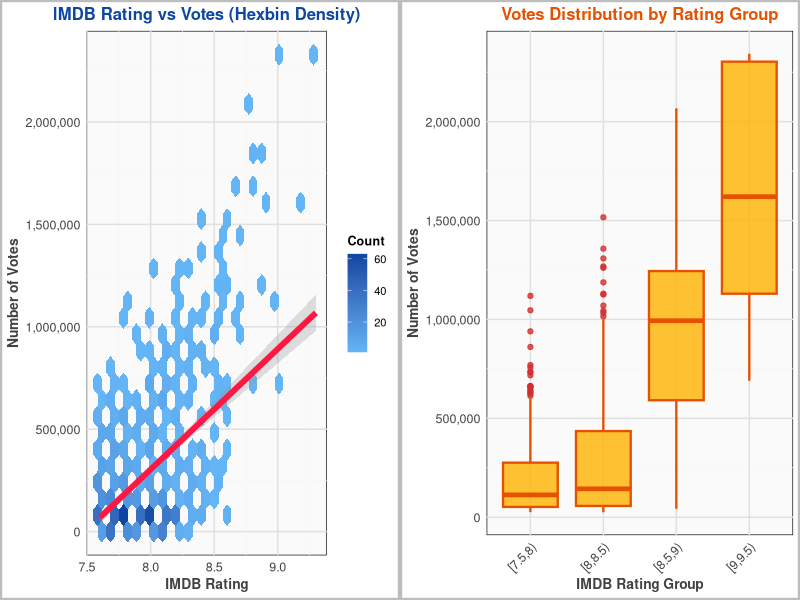
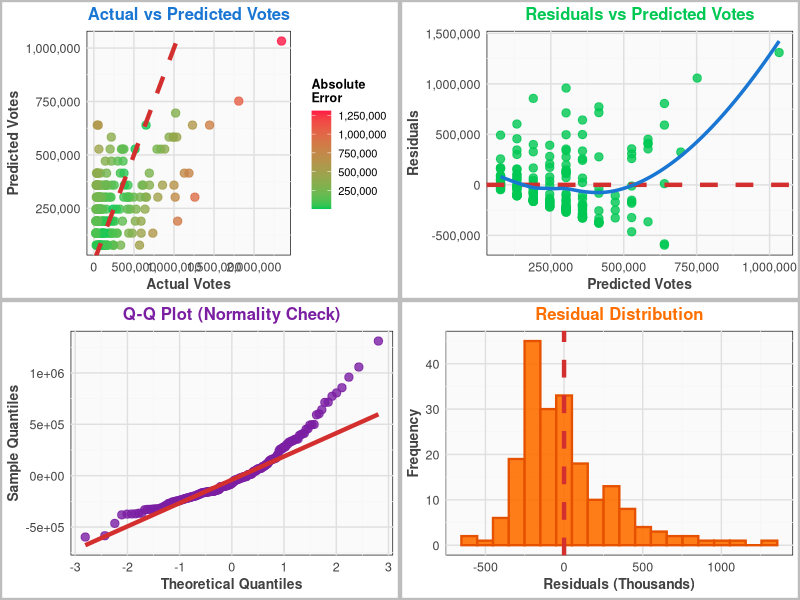

Write R code to recreate these figures, in order.
## ---- chunk 1
knitr::opts_chunk$set(
  echo = FALSE, 
  message = FALSE, 
  warning = FALSE, 
  fig.align = "center",
  fig.width = 8,
  fig.height = 3.5
)

# Load packages
library(ggplot2)
library(dplyr)
library(gridExtra)
library(caret)
library(Metrics)
library(scales)
library(grid)
library(hexbin)
library(knitr)
library(kableExtra)

# Load data
movies <- read.csv("Dataset.csv")
colnames(movies) <- c("Title", "Rating", "Votes")
movies$Rating <- as.numeric(movies$Rating)
movies$Votes <- as.numeric(movies$Votes)
## ---- chunk 2
# Display first 10 rows of the dataset
kable(head(movies, 10), 
      col.names = c("Movie Title", "IMDB Rating", "Number of Votes"),
      align = c("l", "c", "r"),
      caption = "First 10 Movies from the Dataset") %>%
  kable_styling(bootstrap_options = c("striped", "condensed"), 
                full_width = FALSE,
                font_size = 8)
## ---- chunk 3
correlation <- round(cor(movies$Rating, movies$Votes), 3)
## ---- chunk 4
p1 <- ggplot(movies, aes(x = Rating, y = Votes)) +
  geom_hex(bins = 25) +
  geom_smooth(method = "lm", color = "#FF1744", se = TRUE, linewidth = 2, alpha = 0.3) +
  scale_fill_gradient(low = "#64B5F6", high = "#0D47A1", name = "Count") +
  scale_y_continuous(labels = comma) +
  labs(title = "IMDB Rating vs Votes (Hexbin Density)", x = "IMDB Rating", y = "Number of Votes") +
  theme_minimal(base_size = 10) +
  theme(
    plot.title = element_text(face = "bold", hjust = 0.5, size = 12, color = "#0D47A1"),
    axis.title = element_text(face = "bold", size = 10, color = "#424242"),
    axis.text = element_text(size = 9, color = "#424242"),
    legend.key.size = unit(0.5, "cm"),
    legend.title = element_text(face = "bold", size = 9),
    panel.grid.major = element_line(color = "#E0E0E0", linewidth = 0.5),
    panel.grid.minor = element_line(color = "#F5F5F5", linewidth = 0.25),
    plot.background = element_rect(fill = "white", color = "#BDBDBD", linewidth = 1.5),
    panel.background = element_rect(fill = "#FAFAFA")
  )

movies$RatingGroup <- cut(movies$Rating, breaks = seq(7, 10, by = 0.5),
                          include.lowest = TRUE, right = FALSE)
p2 <- ggplot(movies, aes(x = RatingGroup, y = Votes)) +
  geom_boxplot(fill = "#FFB300", color = "#E65100", outlier.colour = "#D32F2F", 
               outlier.size = 1.5, alpha = 0.8, linewidth = 0.8) +
  scale_y_continuous(labels = comma) +
  labs(title = "Votes Distribution by Rating Group", x = "IMDB Rating Group", y = "Number of Votes") +
  theme_minimal(base_size = 10) +
  theme(
    axis.text.x = element_text(angle = 45, hjust = 1, size = 9, color = "#424242"),
    plot.title = element_text(face = "bold", hjust = 0.5, size = 12, color = "#E65100"),
    axis.title = element_text(face = "bold", size = 10, color = "#424242"),
    axis.text.y = element_text(size = 9, color = "#424242"),
    panel.grid.major = element_line(color = "#E0E0E0", linewidth = 0.5),
    panel.grid.minor = element_line(color = "#F5F5F5", linewidth = 0.25),
    plot.background = element_rect(fill = "white", color = "#BDBDBD", linewidth = 1.5),
    panel.background = element_rect(fill = "#FAFAFA")
  )

grid.arrange(p1, p2, ncol = 2)
## ---- chunk 5
set.seed(123)
train_index <- createDataPartition(movies$Votes, p = 0.8, list = FALSE)
train_data <- movies[train_index, ]
test_data <- movies[-train_index, ]
model <- lm(Votes ~ Rating, data = train_data)
predictions <- predict(model, newdata = test_data)
test_data$Predicted <- predictions
test_data$Residuals <- test_data$Votes - predictions

intercept <- round(coef(model)[1], 2)
slope <- round(coef(model)[2], 2)
r_squared <- round(summary(model)$r.squared, 3)
rmse_value <- comma(round(rmse(test_data$Votes, predictions), 0))
mae_value <- comma(round(mae(test_data$Votes, predictions), 0))
## ---- chunk 6
p3 <- ggplot(test_data, aes(x = Votes, y = Predicted)) +
  geom_point(aes(color = abs(Residuals)), size = 2.5, alpha = 0.8) +
  geom_abline(slope = 1, intercept = 0, color = "#D32F2F", linetype = "dashed", linewidth = 1.5) +
  scale_color_gradient(low = "#00C853", high = "#FF1744", name = "Absolute\nError", labels = comma) +
  scale_x_continuous(labels = comma) + scale_y_continuous(labels = comma) +
  labs(title = "Actual vs Predicted Votes", x = "Actual Votes", y = "Predicted Votes") +
  theme_minimal(base_size = 10) +
  theme(
    plot.title = element_text(face = "bold", hjust = 0.5, size = 12, color = "#1976D2"),
    axis.title = element_text(face = "bold", size = 10, color = "#424242"),
    axis.text = element_text(size = 9, color = "#424242"),
    legend.key.size = unit(0.5, "cm"),
    legend.title = element_text(face = "bold", size = 9),
    panel.grid.major = element_line(color = "#E0E0E0", linewidth = 0.5),
    panel.grid.minor = element_line(color = "#F5F5F5", linewidth = 0.25),
    plot.background = element_rect(fill = "white", color = "#BDBDBD", linewidth = 1.5),
    panel.background = element_rect(fill = "#FAFAFA")
  )

p4 <- ggplot(test_data, aes(x = Predicted, y = Residuals)) +
  geom_point(color = "#00C853", size = 2.5, alpha = 0.8) +
  geom_hline(yintercept = 0, color = "#D32F2F", linetype = "dashed", linewidth = 1.5) +
  geom_smooth(method = "loess", color = "#1976D2", se = FALSE, linewidth = 1.2) +
  scale_x_continuous(labels = comma) + scale_y_continuous(labels = comma) +
  labs(title = "Residuals vs Predicted Votes", x = "Predicted Votes", y = "Residuals") +
  theme_minimal(base_size = 10) +
  theme(
    plot.title = element_text(face = "bold", hjust = 0.5, size = 12, color = "#00C853"),
    axis.title = element_text(face = "bold", size = 10, color = "#424242"),
    axis.text = element_text(size = 9, color = "#424242"),
    panel.grid.major = element_line(color = "#E0E0E0", linewidth = 0.5),
    panel.grid.minor = element_line(color = "#F5F5F5", linewidth = 0.25),
    plot.background = element_rect(fill = "white", color = "#BDBDBD", linewidth = 1.5),
    panel.background = element_rect(fill = "#FAFAFA")
  )

p5 <- ggplot(test_data, aes(sample = Residuals)) +
  stat_qq(color = "#7B1FA2", size = 2.5, alpha = 0.8) +
  stat_qq_line(color = "#D32F2F", linewidth = 1.5) +
  labs(title = "Q-Q Plot (Normality Check)", x = "Theoretical Quantiles", y = "Sample Quantiles") +
  theme_minimal(base_size = 10) +
  theme(
    plot.title = element_text(face = "bold", hjust = 0.5, size = 12, color = "#7B1FA2"),
    axis.title = element_text(face = "bold", size = 10, color = "#424242"),
    axis.text = element_text(size = 9, color = "#424242"),
    panel.grid.major = element_line(color = "#E0E0E0", linewidth = 0.5),
    panel.grid.minor = element_line(color = "#F5F5F5", linewidth = 0.25),
    plot.background = element_rect(fill = "white", color = "#BDBDBD", linewidth = 1.5),
    panel.background = element_rect(fill = "#FAFAFA")
  )

p6 <- ggplot(test_data, aes(x = Residuals/1000)) +
  geom_histogram(bins = 20, fill = "#FF6F00", color = "#E65100", alpha = 0.9, linewidth = 0.8) +
  geom_vline(xintercept = 0, color = "#D32F2F", linetype = "dashed", linewidth = 1.5) +
  labs(title = "Residual Distribution", x = "Residuals (Thousands)", y = "Frequency") +
  theme_minimal(base_size = 10) +
  theme(
    plot.title = element_text(face = "bold", hjust = 0.5, size = 12, color = "#FF6F00"),
    axis.title = element_text(face = "bold", size = 10, color = "#424242"),
    axis.text = element_text(size = 9, color = "#424242"),
    panel.grid.major = element_line(color = "#E0E0E0", linewidth = 0.5),
    panel.grid.minor = element_line(color = "#F5F5F5", linewidth = 0.25),
    plot.background = element_rect(fill = "white", color = "#BDBDBD", linewidth = 1.5),
    panel.background = element_rect(fill = "#FAFAFA")
  )

grid.arrange(p3, p4, p5, p6, ncol = 2)
## ---- chunk 7
example_ratings <- seq(7.5, 8.5, by = 0.5)
pred_votes <- intercept + slope * example_ratings
kable(data.frame(Rating = example_ratings, Votes = comma(round(pred_votes, 0))),
      col.names = c("IMDB Rating", "Predicted Votes"), align = c("c", "r"))
## ---- chunk 8
example_ratings <- seq(9.0, 9.5, by = 0.5)
pred_votes <- intercept + slope * example_ratings
kable(data.frame(Rating = example_ratings, Votes = comma(round(pred_votes, 0))),
      col.names = c("IMDB Rating", "Predicted Votes"), align = c("c", "r"))
